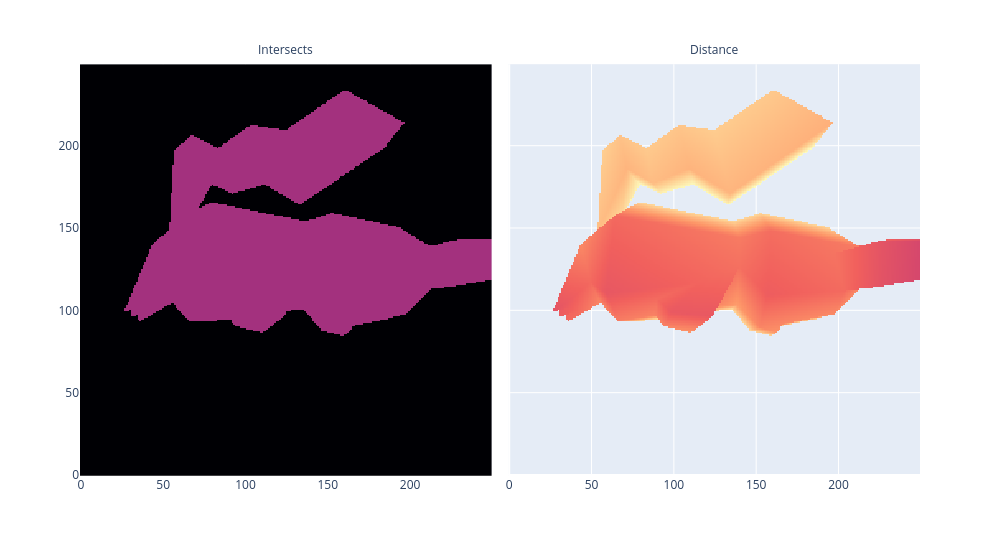

Here is the notebook cell this chart was saved with:
### Markdown cell above
### Exercise - implement `raytrace_mesh`

> ```yaml
> Difficulty: 🔴🔴🔴⚪⚪
> Importance: 🔵🔵🔵🔵⚪
> 
> You should spend up to 20-25 minutes on this exercise.
> 
> This is the main function we've been building towards, and marks the end of the core exercises. If should involve a lot of repurposed code from the last excercise.
> ```

Implement `raytrace_mesh` and as before, reshape and visualize the output. Your Pikachu is centered on (0, 0, 0), so you'll want to slide the ray origin back to at least `x=-2` to see it properly.

Reminder - `t.linalg.solve` (and most batched operations) can accept multiple dimensions as being batch dims. Previously, you've just used `NR` (the number of rays) as the batch dimension, but you can also use `(NR, NT)` (the number of rays and triangles) as your batch dimensions, so you can solve for all rays and triangles at once.

### Code cell
def raytrace_mesh(
    rays: Float[Tensor, "nrays rayPoints=2 dims=3"],
    triangles: Float[Tensor, "ntriangles trianglePoints=3 dims=3"],
) -> Float[Tensor, " nrays"]:
    """
    For each ray, return the distance to the closest intersecting triangle, or infinity.
    """
    nrays = rays.shape[0]
    ntriangles = triangles.shape[0]
    triangles = einops.repeat(triangles, "ntria a b -> nrays ntria a b ", nrays = nrays)
    rays = einops.repeat(rays, "nrays a b -> nrays ntria a b ", ntria = ntriangles)
    assert triangles.shape == (nrays, ntriangles, 3, 3)
    A, B, C = triangles.unbind(dim = 2)
    O, D = rays.unbind(dim = 2)
    M = t.stack([-D, B-A, C-A], dim = -1)
    isingular = t.linalg.det(M) < 1e-8
    M[isingular] = t.eye(3)

    sol = t.linalg.solve(M, O-A)
    s, u, v = sol.unbind(dim = -1)
    #s *= D[..., 0]

    valid = ((s >= 0) & (u >= 0) & (v >= 0) & (u + v <= 1) & ~isingular)
    s[~valid] = float('inf')
    return s.min(dim = -1)[0]



    


num_pixels_y = 250
num_pixels_z = 250
y_limit = z_limit = 1

rays = make_rays_2d(num_pixels_y, num_pixels_z, y_limit, z_limit)
rays[:, 0] = t.tensor([-2, 0.0, 0.0])
dists = raytrace_mesh(rays, triangles)
intersects = t.isfinite(dists).view(num_pixels_y, num_pixels_z)
dists_square = dists.view(num_pixels_y, num_pixels_z)
img = t.stack([intersects, dists_square], dim=0)

fig = px.imshow(img, facet_col=0, origin="lower", color_continuous_scale="magma", width=1000)
fig.update_layout(coloraxis_showscale=False)
for i, text in enumerate(["Intersects", "Distance"]):
    fig.layout.annotations[i]["text"] = text
fig.show()

### Figure 1 — Plotly figure (JSON) as saved in the notebook; plotly's stock layout.template omitted (floating-point values rounded to 4 significant figures; data arrays with more than 128 entries replaced by an {"elided": "..."} marker saying what was removed)
{"data": [{"coloraxis": "coloraxis", "hovertemplate": "x: %{x}<br>y: %{y}<br>color: %{z}<extra></extra>", "name": "0", "type": "heatmap", "xaxis": "x", "yaxis": "y", "z": {"elided": "250x250 float values"}}, {"coloraxis": "coloraxis", "hovertemplate": "x: %{x}<br>y: %{y}<br>color: %{z}<extra></extra>", "name": "1", "type": "heatmap", "xaxis": "x2", "yaxis": "y2", "z": {"elided": "250x250 float values"}}], "layout": {"annotations": [{"font": {}, "showarrow": false, "text": "Intersects", "x": 0.245, "xanchor": "center", "xref": "paper", "y": 1, "yanchor": "bottom", "yref": "paper"}, {"font": {}, "showarrow": false, "text": "Distance", "x": 0.755, "xanchor": "center", "xref": "paper", "y": 1, "yanchor": "bottom", "yref": "paper"}], "coloraxis": {"autocolorscale": false, "colorscale": [[0, "#000004"], [0.1111, "#180f3d"], [0.2222, "#440f76"], [0.3333, "#721f81"], [0.4444, "#9e2f7f"], [0.5556, "#cd4071"], [0.6667, "#f1605d"], [0.7778, "#fd9668"], [0.8889, "#feca8d"], [1, "#fcfdbf"]], "showscale": false}, "margin": {"t": 60}, "width": 1000, "xaxis": {"anchor": "y", "constrain": "domain", "domain": [0, 0.49], "scaleanchor": "y"}, "xaxis2": {"anchor": "y2", "domain": [0.51, 1], "matches": "x"}, "yaxis": {"anchor": "x", "autorange": true, "constrain": "domain", "domain": [0, 1]}, "yaxis2": {"anchor": "x2", "domain": [0, 1], "matches": "y", "showticklabels": false}}}
